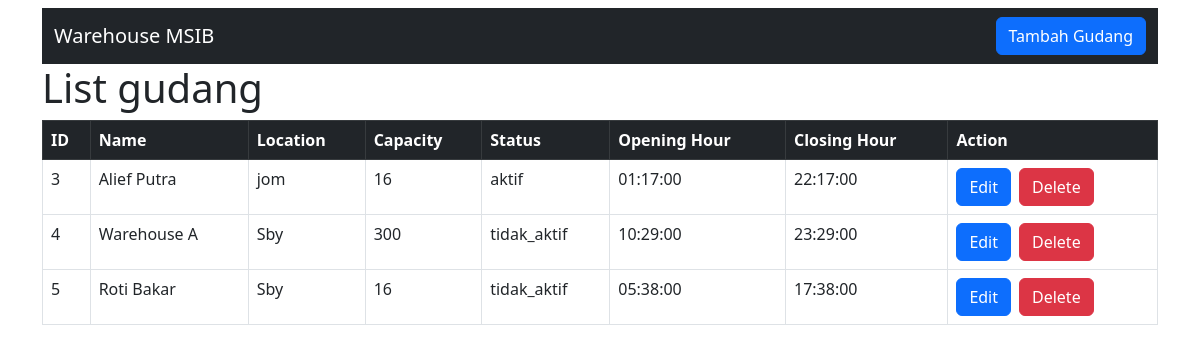
The page / on the database its author committed.
### tables this page shows
CREATE TABLE `gudang` (
  `id` int(11) NOT NULL,
  `name` varchar(255) NOT NULL,
  `location` varchar(255) NOT NULL,
  `capacity` int(11) NOT NULL,
  `status` enum('aktif','tidak_aktif') DEFAULT 'aktif',
  `opening_hour` time DEFAULT NULL,
  `closing_hour` time DEFAULT NULL
);

### gudang.php (called while the page is built, shortened)
<?php
class gudang{
    private $conn;
    private $table_name = "gudang";
    public function __construct($db){
        $this->conn = $db;
    }
    public function read(){
        $stmt = $this->conn->prepare("SELECT id, name, location, capacity, status, opening_hour, closing_hour FROM ". $this->table_name);
        $stmt->execute();
        return $stmt;
    }
}
?>

### index.php (the view, shortened to what this page needs)
<?php
require_once 'database.php';
require_once 'gudang.php';
$database = new Database();
$db = $database->getConnection();
$gudang = new gudang($db);
$stmt = $gudang->read();
$num = $stmt->rowCount();
?>
<h1>List gudang</h1>
<?php
if ($num > 0) {
    echo "<table class='table table-bordered'>";
    echo "<thead class='table-dark'><tr><th>ID</th><th>Name</th><th>Location</th><th>Capacity</th><th>Status</th><th>Opening Hour</th><th>Closing Hour</th><th>Action</th></tr></thead>";
    echo "<tbody>";
    while ($row = $stmt->fetch(PDO::FETCH_ASSOC)) {
        extract($row);
        echo "<tr>";
        echo "<td>{$id}</td>";
        echo "<td>{$name}</td>";
        echo "<td>{$location}</td>";
        echo "<td>{$capacity}</td>";
        echo "<td>{$status}</td>";
        echo "<td>{$opening_hour}</td>";
        echo "<td>{$closing_hour}</td>";
        echo "<td>";
        echo "<a href='view-edit.php?id=" . $id . "' class='btn btn-primary me-2'>Edit</a>";
        echo "<a href='delete.php?id=" . $id . "' class='btn btn-danger'>Delete</a>";
        echo "</td>";
        echo "</tr>";
    }
    echo "</tbody>";
    echo "</table>";
} else {
    echo "<div class='alert alert-danger'>Tidak ada data gudang.</div>";
}
$content = ob_get_clean();
include 'view.php';
?>

### view.php (shortened to what this page needs)
<html lang="en">
<head>
    <link href="https://cdn.jsdelivr.net/npm/bootstrap@5.3.0-alpha1/dist/css/bootstrap.min.css" rel="stylesheet">
</head>
<body>
    <div class="container mt-2">
            <nav class="navbar navbar-expand-lg navbar-dark bg-dark">
            <div class="container">
                <a class="navbar-brand" href="#">Warehouse MSIB</a>
                <div class="collapse navbar-collapse" id="navbarNav">
                    <a href="view-create.php" class="btn btn-primary">Tambah Gudang</a>
                </div>
            </div>
        </nav>
        <div class="content">
            <?php echo $content; ?>
        </div>
    </div>
</body>
</html>

### rows shown on the page
gudang: id "3", name "Alief Putra", location "jom", capacity "16", status "aktif", opening_hour "01:17:00", closing_hour "22:17:00"
gudang: id "4", name "Warehouse A", location "Sby", capacity "300", status "tidak_aktif", opening_hour "10:29:00", closing_hour "23:29:00"
gudang: id "5", name "Roti Bakar", location "Sby", capacity "16", status "tidak_aktif", opening_hour "05:38:00", closing_hour "17:38:00"
